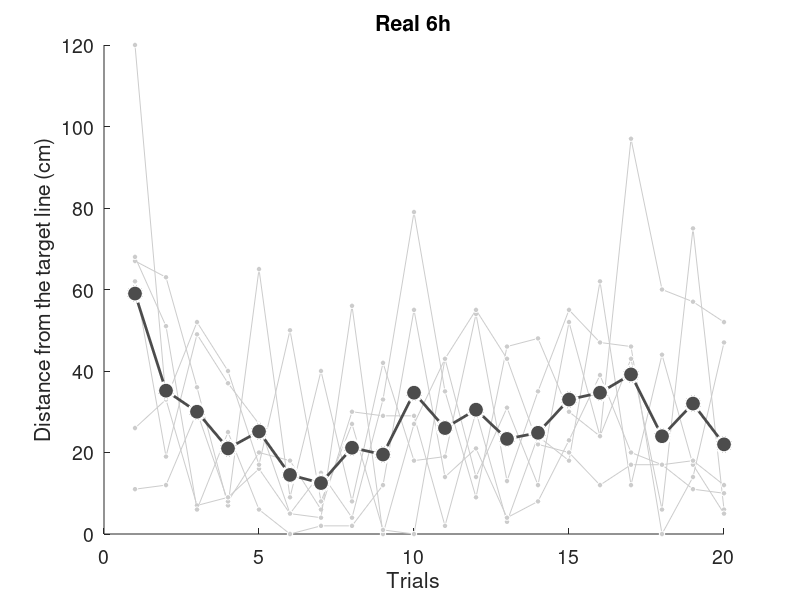

The MATLAB source for this figure:
load('scores.mat')

REAL_6h_abs = abs(REAL_6h_diff);
REAL_6h_abs_each = mean(REAL_6h_abs, 2);

x = 1:20;


figure('Position', [100 100 700 400]);
ylim([0, 120])
h = gca;
set(h, 'FontSize', 14)

xlabel('Trials')
ylabel('Distance from the target line (cm)')
title('Real 6h')

for i = 1:REAL_number
    hold on
    y = REAL_6h_abs(:,i);
    plot(x, y', '-o', ...
    'MarkerSize', 4, ...
    'MarkerFaceColor', light_gray, ...
    'MarkerEdgeColor', white, ...
    'Color', light_gray)
end

hold on

plot(x, REAL_6h_abs_each', '-o', ...
    'LineWidth', 2, ...
    'MarkerSize', 12, ...
    'MarkerFaceColor', dark_gray, ...
    'MarkerEdgeColor', white, ...
    'Color', dark_gray)

hold off

saveas(gcf,'./data/figures/REAL_6h_test','epsc')
